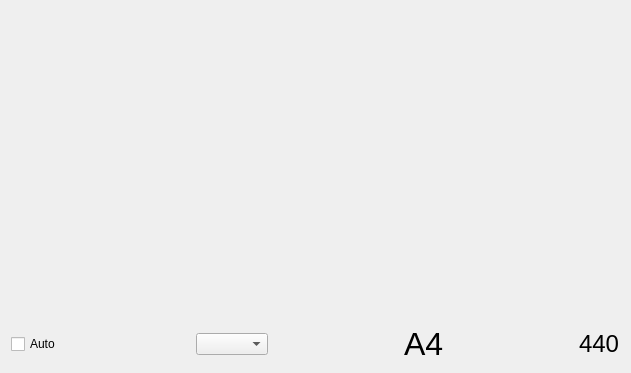
<?xml version="1.0" encoding="UTF-8"?>
<ui version="4.0">
 <class>mainWindow</class>
 <widget class="QWidget" name="mainWindow">
  <property name="geometry">
   <rect>
    <x>0</x>
    <y>0</y>
    <width>631</width>
    <height>373</height>
   </rect>
  </property>
  <property name="windowTitle">
   <string>strobeTuner</string>
  </property>
  <layout class="QGridLayout" name="gridLayout">
   <item row="1" column="5">
    <spacer name="horizontalSpacer_2">
     <property name="orientation">
      <enum>Qt::Horizontal</enum>
     </property>
     <property name="sizeHint" stdset="0">
      <size>
       <width>40</width>
       <height>20</height>
      </size>
     </property>
    </spacer>
   </item>
   <item row="1" column="3">
    <spacer name="horizontalSpacer">
     <property name="orientation">
      <enum>Qt::Horizontal</enum>
     </property>
     <property name="sizeHint" stdset="0">
      <size>
       <width>40</width>
       <height>20</height>
      </size>
     </property>
    </spacer>
   </item>
   <item row="1" column="2">
    <widget class="QComboBox" name="temperamentComboBox"/>
   </item>
   <item row="1" column="6">
    <widget class="QLabel" name="pitchLabel">
     <property name="font">
      <font>
       <pointsize>18</pointsize>
      </font>
     </property>
     <property name="text">
      <string>440</string>
     </property>
    </widget>
   </item>
   <item row="1" column="0">
    <widget class="QCheckBox" name="automaticCheckbox">
     <property name="text">
      <string>Auto</string>
     </property>
    </widget>
   </item>
   <item row="1" column="4">
    <widget class="QLabel" name="noteLabel">
     <property name="font">
      <font>
       <pointsize>24</pointsize>
      </font>
     </property>
     <property name="text">
      <string>A4</string>
     </property>
    </widget>
   </item>
   <item row="1" column="1">
    <spacer name="horizontalSpacer_3">
     <property name="orientation">
      <enum>Qt::Horizontal</enum>
     </property>
     <property name="sizeHint" stdset="0">
      <size>
       <width>40</width>
       <height>20</height>
      </size>
     </property>
    </spacer>
   </item>
   <item row="0" column="0" colspan="7">
    <widget class="strobeWindow" name="strobeWidget" native="true"/>
   </item>
  </layout>
 </widget>
 <customwidgets>
  <customwidget>
   <class>strobeWindow</class>
   <extends>QWidget</extends>
   <header>strobeWindow.h</header>
   <container>1</container>
  </customwidget>
 </customwidgets>
 <resources/>
 <connections/>
</ui>
